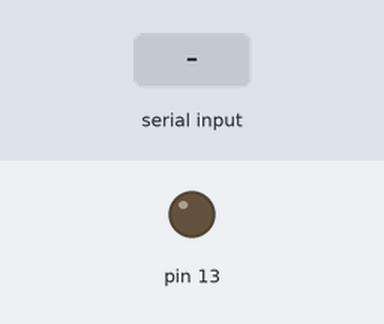
The sketch below on a simulated Arduino Uno, built with avr-gcc and run on an emulated ATmega328P. Parts: output pins drawn as LEDs (lit = HIGH). The inputs (shaded band) are chosen by the test bench.

Above: at 1.2 s.
1.3 s: byte 1 (1) received over Serial
At 1.8 s:
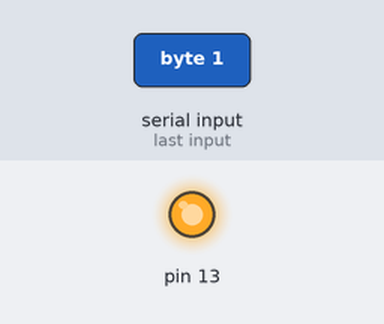
Timing chart, 0 to 4.3 s (numbered marks = the images above; inputs shaded):
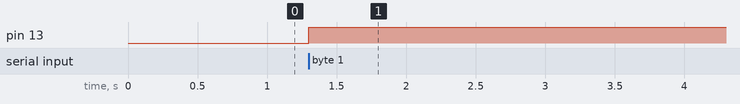

Measured:
- after the input at 1.3 s, pin 13: LOW → HIGH at once

The sketch:

LED_on_and_off_by_using_bluetooth.ino
```cpp
void setup()
{
pinMode(13,OUTPUT);
Serial.begin(9600);
}
void loop()
{
  if(Serial.available())
  {
    int z = Serial.read();
    if(z==1)
    {
        digitalWrite(13,HIGH);
    }
    if(z==2)
    {
      digitalWrite(13,LOW);
    }
}
}
```
